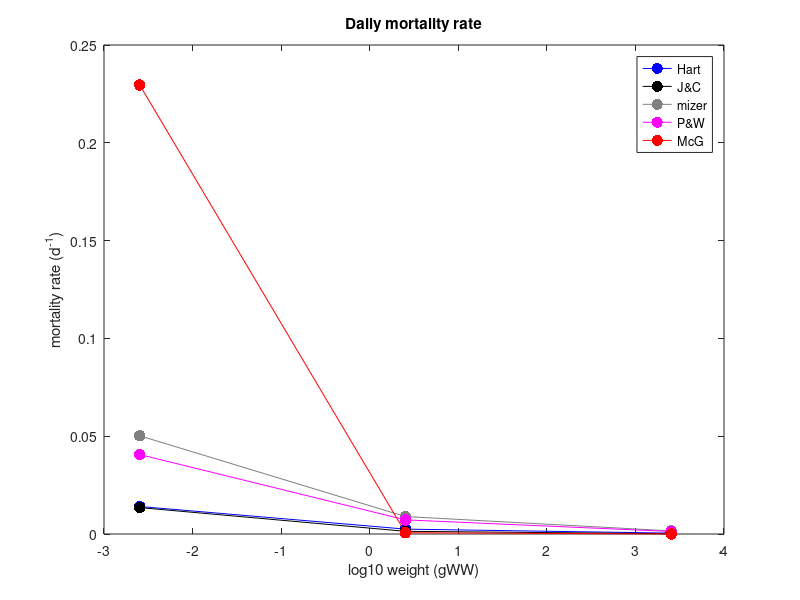
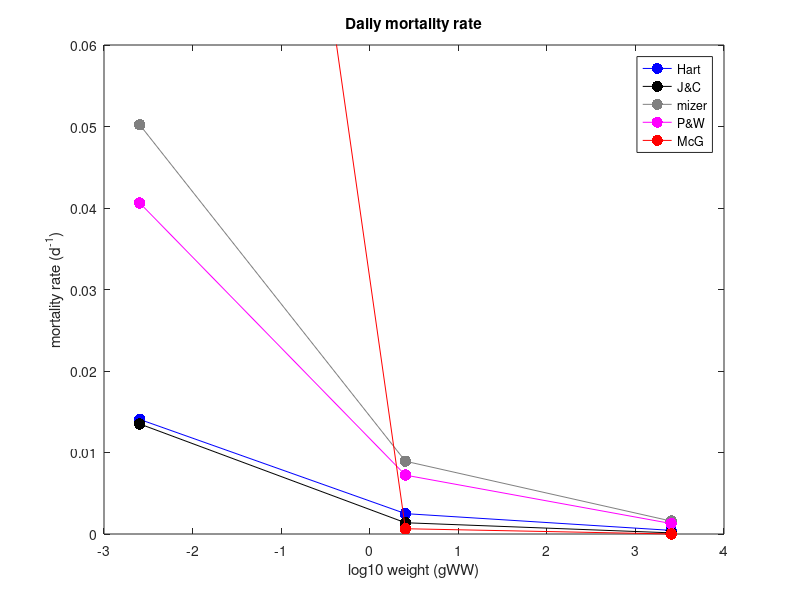
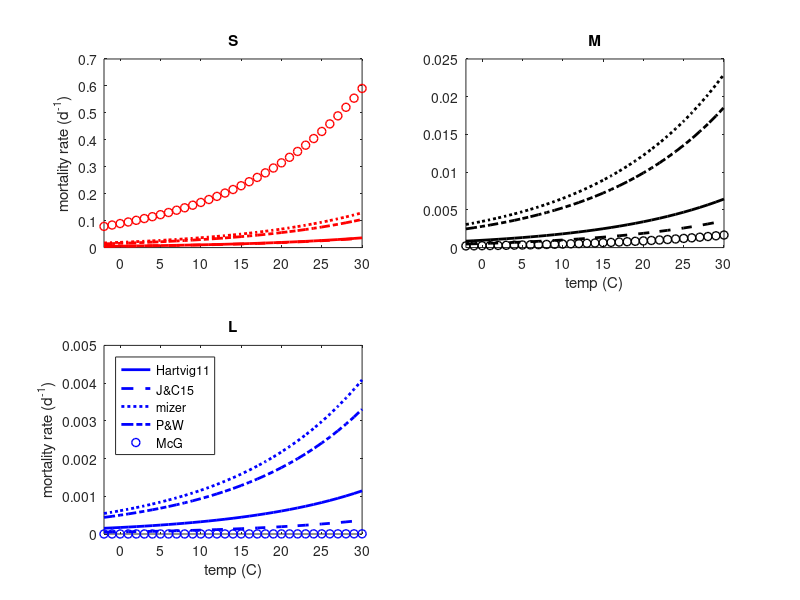

These figures' MATLAB source, in order:
% Compare diff mortality rates from
% Hartvig, mizer, J&C15, Peterson&Wrob, McGurk

clear all
close all

L_s = 10^((log10(2)+log10(20))/2);
L_m = 10^((log10(20)+log10(200))/2);
L_l = 10^((log10(200)+log10(2000))/2);

M_s = 0.01 * (0.1*L_s)^3;
M_m = 0.01 * (0.1*L_m)^3;
M_l = 0.01 * (0.1*L_l)^3;
m=[M_s; M_m; M_l];

%Hartvig et al. constants
q=1-0.8;
h=85;
w=0.0025298;
gamma=0.8e4;
n=1-0.75;
p=1-0.75;
k=10;
u=0.84;

%mizer constants
h2=40;
gamma2=2.9e3;
k2=4.8;
u2=3;

%J&C 15 constants
Q=1-0.9;
H=25;
W=0.0025298;
G=1.37e4;
N=1-0.67;
K=2.5;
U=0.5;

prey=0:0.005:0.3;
temp=15;

%% Mortality
%Hartvig
Hu = exp(0.063*(temp-10.0)) .* (u.*m.^(-n))/365;

%mizer
Zu = exp(0.063*(temp-10.0)) .* (u2.*m.^(-n))/365;

%J&C
Ju = exp(0.063*(temp-10.0)) .* (U.*m.^(-N))/365;

%P&W 84
Pu = exp(0.063*(temp-15.0)) .* 5.26e-3 .* (m/9).^(-0.25);

%McGurk 86
Mu = exp(0.063*(temp-15.0)) .* 2.2e-4 .* (m/9).^(-0.85);

%%
figure(4)
%subplot(2,2,1)
plot(log10(m),(Hu),'.-b','MarkerSize',25); hold on;
plot(log10(m),(Ju),'.-k','MarkerSize',25); hold on;
plot(log10(m),(Zu),'.-','color',[0.5 0.5 0.5],'MarkerSize',25); hold on;
plot(log10(m),(Pu),'.-m','MarkerSize',25); hold on;
plot(log10(m),(Mu),'.-r','MarkerSize',25); hold on;
ylabel('mortality rate (d^-^1)')
xlabel('log10 weight (gWW)')
legend('Hart','J&C','mizer','P&W','McG')
legend('location','northeast')
title('Daily mortality rate')
print('-dpng','Mortality_comp_mass_eggs.png')

figure(5)
%subplot(2,2,1)
plot(log10(m),(Hu),'.-b','MarkerSize',25); hold on;
plot(log10(m),(Ju),'.-k','MarkerSize',25); hold on;
plot(log10(m),(Zu),'.-','color',[0.5 0.5 0.5],'MarkerSize',25); hold on;
plot(log10(m),(Pu),'.-m','MarkerSize',25); hold on;
plot(log10(m),(Mu),'.-r','MarkerSize',25); hold on;
ylim([0 0.06])
ylabel('mortality rate (d^-^1)')
xlabel('log10 weight (gWW)')
legend('Hart','J&C','mizer','P&W','McG')
legend('location','northeast')
title('Daily mortality rate')
print('-dpng','Mortality_comp_mass_ML.png')


%% vs temp
temp=-2:30;

% Mortality
%Hartvig
HuS = exp(0.063*(temp-10.0)) .* (u.*M_s.^(-n))/365;
HuM = exp(0.063*(temp-10.0)) .* (u.*M_m.^(-n))/365;
HuL = exp(0.063*(temp-10.0)) .* (u.*M_l.^(-n))/365;

%mizer
ZuS = exp(0.063*(temp-10.0)) .* (u2.*M_s.^(-n))/365;
ZuM = exp(0.063*(temp-10.0)) .* (u2.*M_m.^(-n))/365;
ZuL = exp(0.063*(temp-10.0)) .* (u2.*M_l.^(-n))/365;

%J&C
JuS = exp(0.063*(temp-10.0)) .* (U.*M_s.^(-N))/365;
JuM = exp(0.063*(temp-10.0)) .* (U.*M_m.^(-N))/365;
JuL = exp(0.063*(temp-10.0)) .* (U.*M_l.^(-N))/365;

%P&W 84
PuS = exp(0.063*(temp-15.0)) .* 5.26e-3 .* (M_s/9).^(-0.25);
PuM = exp(0.063*(temp-15.0)) .* 5.26e-3 .* (M_m/9).^(-0.25);
PuL = exp(0.063*(temp-15.0)) .* 5.26e-3 .* (M_l/9).^(-0.25);

%McGurk 86
MuS = exp(0.063*(temp-15.0)) .* 2.2e-4 .* (M_s/9).^(-0.85);
MuM = exp(0.063*(temp-15.0)) .* 2.2e-4 .* (M_m/9).^(-0.85);
MuL = exp(0.063*(temp-15.0)) .* 2.2e-4 .* (M_l/9).^(-0.85);


%%
figure(6)
subplot(2,2,1)
plot(temp,(HuS),'r','LineWidth',2); hold on;
plot(temp,(JuS),'--r','LineWidth',2); hold on;
plot(temp,(ZuS),':r','LineWidth',2); hold on;
plot(temp,(PuS),'-.r','LineWidth',2); hold on;
plot(temp,(MuS),'or','LineWidth',1); hold on;
ylabel('mortality rate (d^-^1)')
title('S')
xlim([-2 30])
subplot(2,2,2)
plot(temp,(HuM),'k','LineWidth',2); hold on;
plot(temp,(JuM),'--k','LineWidth',2); hold on;
plot(temp,(ZuM),':k','LineWidth',2); hold on;
plot(temp,(PuM),'-.k','LineWidth',2); hold on;
plot(temp,(MuM),'ok','LineWidth',1); hold on;
xlabel('temp (C)')
title('M')
xlim([-2 30])
subplot(2,2,3)
plot(temp,(HuL),'b','LineWidth',2); hold on;
plot(temp,(JuL),'--b','LineWidth',2); hold on;
plot(temp,(ZuL),':b','LineWidth',2); hold on;
plot(temp,(PuL),'-.b','LineWidth',2); hold on;
plot(temp,(MuL),'ob','LineWidth',1); hold on;
xlabel('temp (C)')
ylabel('mortality rate (d^-^1)')
title('L')
xlim([-2 30])
legend('Hartvig11','J&C15','mizer','P&W','McG')
legend('location','northwest')
print('-dpng','Mortality_comp_temp_eggs.png')
